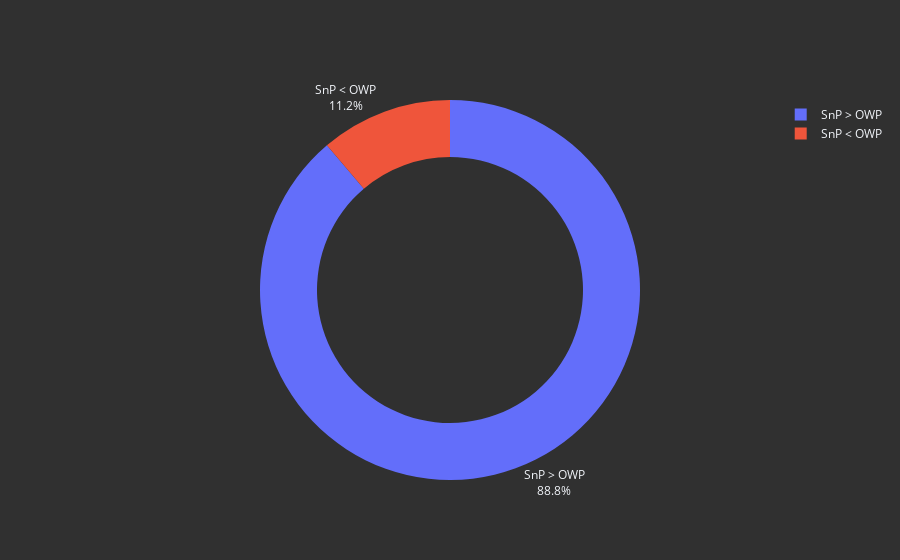

The notebook cell saved with this chart:
### Code cell
def filterDF(restype,proptype,land,df):
    df = df.copy()
    iterDict = {
        "Residential_Type": restype,
        "Property_Type": proptype,
        "Landed_Type": land
    }
    
    for key,value in iterDict.items():
        print(key,value)
        df = df.loc[df[key] == value]
        
    return df

filtDF = filterDF("Residential", "Condominium", "Non-Landed",df)

labels = ["SnP > OWP", "SnP < OWP"]
#labels[0], labels[1] = "SnP > OWP", "SnP < OWP"
values = [filtDF.loc[filtDF["is_SnP_higher"]==True]["is_SnP_higher"].count(), filtDF.loc[filtDF["is_SnP_higher"]==False]["is_SnP_higher"].count()]

fig = go.Figure(data=[go.Pie(labels=labels, values=values, textinfo='label+percent',
                             insidetextorientation='radial', hole=.7
                            )])
fig.update_layout(template="plotly_dark", paper_bgcolor="#303030")

### Figure 1 — Plotly figure (JSON) as saved in the notebook; plotly's stock layout.template omitted (floating-point values rounded to 4 significant figures)
{"data": [{"hole": 0.7, "insidetextorientation": "radial", "labels": ["SnP > OWP", "SnP < OWP"], "textinfo": "label+percent", "type": "pie", "values": [9412, 1189]}], "layout": {"paper_bgcolor": "#303030"}}
